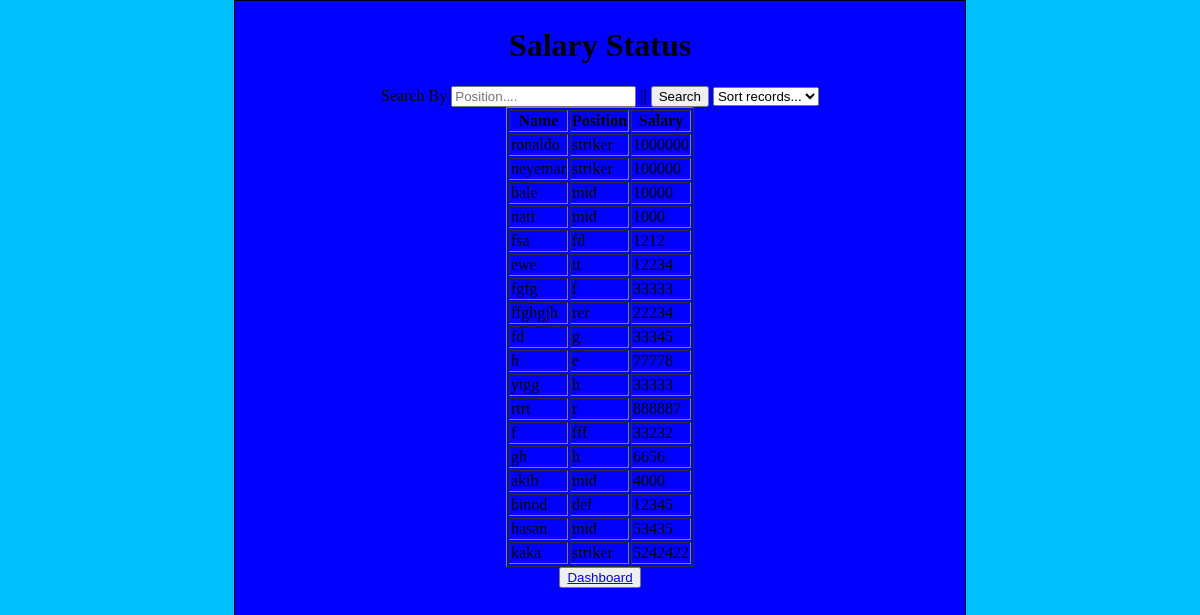
The app's page /root/hr/SalaryDealing.php with its own data.
### tables this page shows
CREATE TABLE `salarydealing` (
  `name` varchar(15) NOT NULL,
  `position` varchar(15) NOT NULL,
  `salary` int(15) NOT NULL
);

### root/hr/SalaryDealing.php (the view, shortened to what this page needs)
<?php
require "includes/db_connect.inc.php";
$sql_desc_extension = "";
if($_SERVER["REQUEST_METHOD"] == "GET"){
  if(!empty($_GET['c_code_filter']) && !empty($_GET['sort_records'])){
    $sql = "select name, position, salary from salarydealing where position like '%".$_GET['c_code_filter']."%'
    order by position $sql_desc_extension;";
  }elseif(empty($_GET['c_code_filter']) && !empty($_GET['sort_records'])){
    $sql = "select name, position, salary from salarydealing order by position $sql_desc_extension;";
  }elseif(!empty($_GET['c_code_filter']) && empty($_GET['sort_records'])){
    $sql = "select name, position, salary from salarydealing
    where position like '%".$_GET['c_code_filter']."%';";
  }else{
    $sql = "select name, position, salary from salarydealing;";
  }
}else{
  $sql = "select name, position, salary from salarydealing;";
}
$result = mysqli_query($conn, $sql);
?>
<html lang="en" dir="ltr">
  <head>
    <link rel="stylesheet" type="text/css" href="style_1.css">
  </head>
  <body>
    <div class="main_content" align="center">
      <form action="<?php echo $_SERVER['PHP_SELF']; ?>" method="get">
        <h1>Salary Status</h1>
        <div class="filtering_parameters">
          <label>Search By</label>
          <input type="text" placeholder="Position...." name="c_code_filter" value=""> ||
          <button type="submit" name="button">Search</button>
          <select name="sort_records">
            <option value="">Sort records...</option>
          </select>
        </div>
        <table border="1">
          <thead>
            <tr>
              <th>Name</th>
              <th>Position</th>
              <th>Salary</th>
            </tr>
          </thead>
          <tbody>
            <?php while ($row = mysqli_fetch_assoc($result)) { ?>
              <tr>
                <td><?php echo $row['name']; ?></td>
                <td><?php echo $row['position']; ?></td>
                <td><?php echo $row['salary']; ?></td>
              </tr>
            <?php } ?>
          </tbody>
        </table>
        <button><a href="HR.php">Dashboard</a></button>
      </form>
    </div>
  </body>
</html>

### root/hr/style_1.css (style rules this page uses)
html, body { height: 100%; background-color: deepskyblue; margin: 0px; }
.main_content { min-height: 100%; margin: 0px auto; border: 1px solid black; width: 60%; background-color: blue; padding: 5px; }

### records on screen
salarydealing: name "ronaldo", position "striker", salary "1000000"
salarydealing: name "neyemar", position "striker", salary "100000"
salarydealing: name "bale", position "mid", salary "10000"
salarydealing: name "nati", position "mid", salary "1000"
salarydealing: name "fsa", position "fd", salary "1212"
salarydealing: name "ewe", position "tt", salary "12234"
salarydealing: name "fgfg", position "f", salary "33333"
salarydealing: name "ffghgjh", position "rer", salary "22234"
salarydealing: name "fd", position "g", salary "33345"
salarydealing: name "h", position "e", salary "77778"
salarydealing: name "ytgg", position "h", salary "33333"
salarydealing: name "rtrt", position "r", salary "888887"
salarydealing: name "f", position "fff", salary "33232"
salarydealing: name "gh", position "h", salary "6656"
salarydealing: name "akib", position "mid", salary "4000"
salarydealing: name "binod", position "def", salary "12345"
salarydealing: name "hasan", position "mid", salary "53435"
salarydealing: name "kaka", position "striker", salary "5242422"
